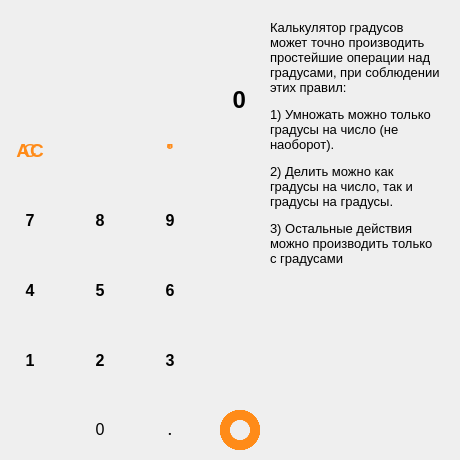
<?xml version="1.0" encoding="UTF-8"?>
<ui version="4.0">
 <class>MainWindow</class>
 <widget class="QMainWindow" name="MainWindow">
  <property name="geometry">
   <rect>
    <x>0</x>
    <y>0</y>
    <width>460</width>
    <height>460</height>
   </rect>
  </property>
  <property name="sizePolicy">
   <sizepolicy hsizetype="Preferred" vsizetype="Preferred">
    <horstretch>0</horstretch>
    <verstretch>0</verstretch>
   </sizepolicy>
  </property>
  <property name="minimumSize">
   <size>
    <width>270</width>
    <height>460</height>
   </size>
  </property>
  <property name="maximumSize">
   <size>
    <width>460</width>
    <height>460</height>
   </size>
  </property>
  <property name="font">
   <font>
    <family>Arial Black</family>
    <pointsize>10</pointsize>
    <bold>true</bold>
   </font>
  </property>
  <property name="windowTitle">
   <string>MainWindow</string>
  </property>
  <widget class="QWidget" name="centralwidget">
   <widget class="QPushButton" name="pushButton">
    <property name="geometry">
     <rect>
      <x>0</x>
      <y>400</y>
      <width>60</width>
      <height>60</height>
     </rect>
    </property>
    <property name="styleSheet">
     <string notr="true">QPushButton{
border: 0px solid gray;
}
QPushButton:pressed{
background-color:qradialgradient(spread:pad, cx:0.5, cy:0.5, radius:0.532, fx:0.5, fy:0.5, stop:0.102439 rgba(238, 238, 238, 156), stop:0.395122 rgba(0, 0, 0, 6), stop:1 rgba(255, 255, 255, 11))
}
</string>
    </property>
    <property name="text">
     <string/>
    </property>
    <property name="icon">
     <iconset resource="image1.qrc">
      <normaloff>:/new/prefix1/strelochki.png</normaloff>:/new/prefix1/strelochki.png</iconset>
    </property>
    <property name="iconSize">
     <size>
      <width>25</width>
      <height>25</height>
     </size>
    </property>
   </widget>
   <widget class="QPushButton" name="pushButton_0">
    <property name="geometry">
     <rect>
      <x>70</x>
      <y>400</y>
      <width>60</width>
      <height>58</height>
     </rect>
    </property>
    <property name="font">
     <font>
      <family>Arial</family>
      <pointsize>12</pointsize>
      <bold>false</bold>
     </font>
    </property>
    <property name="styleSheet">
     <string notr="true">QPushButton{
border: 0px solid gray;
}
QPushButton:pressed{
background-color:qradialgradient(spread:pad, cx:0.5, cy:0.5, radius:0.532, fx:0.5, fy:0.5, stop:0.102439 rgba(238, 238, 238, 156), stop:0.395122 rgba(0, 0, 0, 6), stop:1 rgba(255, 255, 255, 11))
}
</string>
    </property>
    <property name="text">
     <string>0</string>
    </property>
   </widget>
   <widget class="QPushButton" name="pushButton_dot">
    <property name="geometry">
     <rect>
      <x>140</x>
      <y>400</y>
      <width>60</width>
      <height>60</height>
     </rect>
    </property>
    <property name="font">
     <font>
      <family>Arial Black</family>
      <pointsize>10</pointsize>
      <bold>true</bold>
     </font>
    </property>
    <property name="styleSheet">
     <string notr="true">QPushButton{
border: 0px solid gray;
}
QPushButton:pressed{
background-color:qradialgradient(spread:pad, cx:0.5, cy:0.5, radius:0.532, fx:0.5, fy:0.5, stop:0.102439 rgba(238, 238, 238, 156), stop:0.395122 rgba(0, 0, 0, 6), stop:1 rgba(255, 255, 255, 11))
}
</string>
    </property>
    <property name="text">
     <string>.</string>
    </property>
   </widget>
   <widget class="QPushButton" name="pushButton_equally">
    <property name="geometry">
     <rect>
      <x>210</x>
      <y>400</y>
      <width>60</width>
      <height>60</height>
     </rect>
    </property>
    <property name="font">
     <font>
      <family>Arial</family>
      <pointsize>16</pointsize>
      <bold>true</bold>
     </font>
    </property>
    <property name="toolTipDuration">
     <number>5</number>
    </property>
    <property name="styleSheet">
     <string notr="true">QPushButton{
	border: 0 px;
	
	
	background-color: qradialgradient(spread:pad, cx:0.5, cy:0.5, radius:0.5, fx:0.5, fy:0.5, stop:0.326829 rgba(255, 255, 255, 0), stop:0.339806 rgba(255, 139, 24, 255), stop:0.668293 rgba(255, 139, 24, 255), stop:0.678049 rgba(255, 255, 255, 0));
}
QPushButton:pressed{
	
	background-color: rgba(255, 255, 255, 0);

}
</string>
    </property>
    <property name="text">
     <string/>
    </property>
    <property name="icon">
     <iconset resource="image1.qrc">
      <normaloff>:/new/prefix1/from.png</normaloff>:/new/prefix1/from.png</iconset>
    </property>
    <property name="iconSize">
     <size>
      <width>50</width>
      <height>50</height>
     </size>
    </property>
   </widget>
   <widget class="QPushButton" name="pushButton_1">
    <property name="geometry">
     <rect>
      <x>0</x>
      <y>330</y>
      <width>60</width>
      <height>60</height>
     </rect>
    </property>
    <property name="font">
     <font>
      <family>Arial</family>
      <pointsize>12</pointsize>
      <bold>true</bold>
     </font>
    </property>
    <property name="styleSheet">
     <string notr="true">QPushButton{
border: 0px solid gray;
}
QPushButton:pressed{
background-color:qradialgradient(spread:pad, cx:0.5, cy:0.5, radius:0.532, fx:0.5, fy:0.5, stop:0.102439 rgba(238, 238, 238, 156), stop:0.395122 rgba(0, 0, 0, 6), stop:1 rgba(255, 255, 255, 11))
}
</string>
    </property>
    <property name="text">
     <string>1</string>
    </property>
   </widget>
   <widget class="QPushButton" name="pushButton_2">
    <property name="geometry">
     <rect>
      <x>70</x>
      <y>330</y>
      <width>60</width>
      <height>60</height>
     </rect>
    </property>
    <property name="font">
     <font>
      <family>Arial</family>
      <pointsize>12</pointsize>
      <bold>true</bold>
     </font>
    </property>
    <property name="styleSheet">
     <string notr="true">QPushButton{
border: 0px solid gray;
}
QPushButton:pressed{
background-color:qradialgradient(spread:pad, cx:0.5, cy:0.5, radius:0.532, fx:0.5, fy:0.5, stop:0.102439 rgba(238, 238, 238, 156), stop:0.395122 rgba(0, 0, 0, 6), stop:1 rgba(255, 255, 255, 11))
}
</string>
    </property>
    <property name="text">
     <string>2</string>
    </property>
   </widget>
   <widget class="QPushButton" name="pushButton_3">
    <property name="geometry">
     <rect>
      <x>140</x>
      <y>330</y>
      <width>60</width>
      <height>60</height>
     </rect>
    </property>
    <property name="font">
     <font>
      <family>Arial</family>
      <pointsize>12</pointsize>
      <bold>true</bold>
     </font>
    </property>
    <property name="styleSheet">
     <string notr="true">QPushButton{
border: 0px solid gray;
}
QPushButton:pressed{
background-color:qradialgradient(spread:pad, cx:0.5, cy:0.5, radius:0.532, fx:0.5, fy:0.5, stop:0.102439 rgba(238, 238, 238, 156), stop:0.395122 rgba(0, 0, 0, 6), stop:1 rgba(255, 255, 255, 11))
}
</string>
    </property>
    <property name="text">
     <string>3</string>
    </property>
   </widget>
   <widget class="QPushButton" name="pushButton_plus">
    <property name="geometry">
     <rect>
      <x>210</x>
      <y>330</y>
      <width>60</width>
      <height>60</height>
     </rect>
    </property>
    <property name="font">
     <font>
      <family>Bahnschrift Light</family>
      <pointsize>20</pointsize>
      <bold>true</bold>
     </font>
    </property>
    <property name="toolTipDuration">
     <number>2</number>
    </property>
    <property name="statusTip">
     <string>+</string>
    </property>
    <property name="styleSheet">
     <string notr="true">QPushButton{
border: 0px solid gray;
}
QPushButton:pressed{
background-color:qradialgradient(spread:pad, cx:0.5, cy:0.5, radius:0.532, fx:0.5, fy:0.5, stop:0.102439 rgba(238, 238, 238, 156), stop:0.395122 rgba(0, 0, 0, 6), stop:1 rgba(255, 255, 255, 11))
}
</string>
    </property>
    <property name="text">
     <string/>
    </property>
    <property name="icon">
     <iconset resource="image1.qrc">
      <normaloff>:/new/prefix1/plus.png</normaloff>:/new/prefix1/plus.png</iconset>
    </property>
    <property name="iconSize">
     <size>
      <width>27</width>
      <height>27</height>
     </size>
    </property>
   </widget>
   <widget class="QPushButton" name="pushButton_5">
    <property name="geometry">
     <rect>
      <x>70</x>
      <y>260</y>
      <width>60</width>
      <height>60</height>
     </rect>
    </property>
    <property name="font">
     <font>
      <family>Arial</family>
      <pointsize>12</pointsize>
      <bold>true</bold>
     </font>
    </property>
    <property name="styleSheet">
     <string notr="true">QPushButton{
border: 0px solid gray;
}
QPushButton:pressed{
background-color:qradialgradient(spread:pad, cx:0.5, cy:0.5, radius:0.532, fx:0.5, fy:0.5, stop:0.102439 rgba(238, 238, 238, 156), stop:0.395122 rgba(0, 0, 0, 6), stop:1 rgba(255, 255, 255, 11))
}
</string>
    </property>
    <property name="text">
     <string>5</string>
    </property>
   </widget>
   <widget class="QPushButton" name="pushButton_minus">
    <property name="geometry">
     <rect>
      <x>210</x>
      <y>260</y>
      <width>60</width>
      <height>60</height>
     </rect>
    </property>
    <property name="font">
     <font>
      <family>Arial</family>
      <pointsize>14</pointsize>
      <bold>true</bold>
     </font>
    </property>
    <property name="toolTipDuration">
     <number>1</number>
    </property>
    <property name="statusTip">
     <string>-</string>
    </property>
    <property name="styleSheet">
     <string notr="true">QPushButton{
border: 0px solid gray;
}
QPushButton:pressed{
background-color:qradialgradient(spread:pad, cx:0.5, cy:0.5, radius:0.532, fx:0.5, fy:0.5, stop:0.102439 rgba(238, 238, 238, 156), stop:0.395122 rgba(0, 0, 0, 6), stop:1 rgba(255, 255, 255, 11))
}
</string>
    </property>
    <property name="text">
     <string/>
    </property>
    <property name="icon">
     <iconset resource="image1.qrc">
      <normaloff>:/new/prefix1/minus.png</normaloff>:/new/prefix1/minus.png</iconset>
    </property>
    <property name="iconSize">
     <size>
      <width>27</width>
      <height>27</height>
     </size>
    </property>
   </widget>
   <widget class="QPushButton" name="pushButton_8">
    <property name="geometry">
     <rect>
      <x>70</x>
      <y>190</y>
      <width>60</width>
      <height>60</height>
     </rect>
    </property>
    <property name="font">
     <font>
      <family>Arial</family>
      <pointsize>12</pointsize>
      <bold>true</bold>
     </font>
    </property>
    <property name="styleSheet">
     <string notr="true">QPushButton{
border: 0px solid gray;
}
QPushButton:pressed{
background-color:qradialgradient(spread:pad, cx:0.5, cy:0.5, radius:0.532, fx:0.5, fy:0.5, stop:0.102439 rgba(238, 238, 238, 156), stop:0.395122 rgba(0, 0, 0, 6), stop:1 rgba(255, 255, 255, 11))
}
</string>
    </property>
    <property name="text">
     <string>8</string>
    </property>
   </widget>
   <widget class="QPushButton" name="pushButton_multiply">
    <property name="geometry">
     <rect>
      <x>210</x>
      <y>190</y>
      <width>60</width>
      <height>60</height>
     </rect>
    </property>
    <property name="font">
     <font>
      <family>Arial</family>
      <pointsize>12</pointsize>
      <bold>true</bold>
     </font>
    </property>
    <property name="toolTipDuration">
     <number>3</number>
    </property>
    <property name="statusTip">
     <string>*</string>
    </property>
    <property name="styleSheet">
     <string notr="true">QPushButton{
border: 0px solid gray;
}
QPushButton:pressed{
background-color:qradialgradient(spread:pad, cx:0.5, cy:0.5, radius:0.532, fx:0.5, fy:0.5, stop:0.102439 rgba(238, 238, 238, 156), stop:0.395122 rgba(0, 0, 0, 6), stop:1 rgba(255, 255, 255, 11))
}
</string>
    </property>
    <property name="text">
     <string/>
    </property>
    <property name="icon">
     <iconset resource="image1.qrc">
      <normaloff>:/new/prefix1/krest.png</normaloff>:/new/prefix1/krest.png</iconset>
    </property>
    <property name="iconSize">
     <size>
      <width>27</width>
      <height>27</height>
     </size>
    </property>
   </widget>
   <widget class="QPushButton" name="pushButton_backspace">
    <property name="geometry">
     <rect>
      <x>70</x>
      <y>120</y>
      <width>60</width>
      <height>60</height>
     </rect>
    </property>
    <property name="font">
     <font>
      <family>Arial</family>
      <pointsize>12</pointsize>
      <bold>true</bold>
     </font>
    </property>
    <property name="styleSheet">
     <string notr="true">QPushButton{
border: 0px solid gray;
}
QPushButton:pressed{
background-color:qradialgradient(spread:pad, cx:0.5, cy:0.5, radius:0.532, fx:0.5, fy:0.5, stop:0.102439 rgba(238, 238, 238, 156), stop:0.395122 rgba(0, 0, 0, 6), stop:1 rgba(255, 255, 255, 11))
}
</string>
    </property>
    <property name="text">
     <string/>
    </property>
    <property name="icon">
     <iconset resource="image1.qrc">
      <normaloff>:/new/prefix1/backspace.png</normaloff>:/new/prefix1/backspace.png</iconset>
    </property>
    <property name="iconSize">
     <size>
      <width>54</width>
      <height>54</height>
     </size>
    </property>
   </widget>
   <widget class="QPushButton" name="pushButton_divide">
    <property name="geometry">
     <rect>
      <x>210</x>
      <y>120</y>
      <width>60</width>
      <height>60</height>
     </rect>
    </property>
    <property name="font">
     <font>
      <family>Arial</family>
      <pointsize>12</pointsize>
      <bold>true</bold>
     </font>
    </property>
    <property name="toolTipDuration">
     <number>4</number>
    </property>
    <property name="statusTip">
     <string>/</string>
    </property>
    <property name="styleSheet">
     <string notr="true">QPushButton{
border: 0px solid gray;
}
QPushButton:pressed{
background-color:qradialgradient(spread:pad, cx:0.5, cy:0.5, radius:0.532, fx:0.5, fy:0.5, stop:0.102439 rgba(238, 238, 238, 156), stop:0.395122 rgba(0, 0, 0, 6), stop:1 rgba(255, 255, 255, 11))
}
</string>
    </property>
    <property name="text">
     <string/>
    </property>
    <property name="icon">
     <iconset resource="image1.qrc">
      <normaloff>:/new/prefix1/razdel.png</normaloff>:/new/prefix1/razdel.png</iconset>
    </property>
    <property name="iconSize">
     <size>
      <width>27</width>
      <height>27</height>
     </size>
    </property>
   </widget>
   <widget class="QPushButton" name="pushButton_ac">
    <property name="geometry">
     <rect>
      <x>0</x>
      <y>120</y>
      <width>60</width>
      <height>60</height>
     </rect>
    </property>
    <property name="font">
     <font>
      <family>Arial</family>
      <pointsize>14</pointsize>
      <bold>true</bold>
     </font>
    </property>
    <property name="styleSheet">
     <string notr="true">QPushButton{
border: 0px solid gray;
	color: rgb(255, 139, 24);
}
QPushButton:pressed{
background-color:qradialgradient(spread:pad, cx:0.5, cy:0.5, radius:0.532, fx:0.5, fy:0.5, stop:0.102439 rgba(238, 238, 238, 156), stop:0.395122 rgba(0, 0, 0, 6), stop:1 rgba(255, 255, 255, 11))
}
</string>
    </property>
    <property name="text">
     <string>AC</string>
    </property>
   </widget>
   <widget class="QPushButton" name="pushButton_sign">
    <property name="geometry">
     <rect>
      <x>140</x>
      <y>120</y>
      <width>60</width>
      <height>60</height>
     </rect>
    </property>
    <property name="font">
     <font>
      <family>Arial</family>
      <pointsize>14</pointsize>
      <bold>false</bold>
     </font>
    </property>
    <property name="styleSheet">
     <string notr="true">QPushButton{
border: 0px solid gray;
	color: rgb(255, 139, 24);
}
QPushButton:pressed{
background-color:qradialgradient(spread:pad, cx:0.5, cy:0.5, radius:0.532, fx:0.5, fy:0.5, stop:0.102439 rgba(238, 238, 238, 156), stop:0.395122 rgba(0, 0, 0, 6), stop:1 rgba(255, 255, 255, 11))
}
</string>
    </property>
    <property name="text">
     <string>'</string>
    </property>
   </widget>
   <widget class="QPushButton" name="pushButton_7">
    <property name="geometry">
     <rect>
      <x>0</x>
      <y>190</y>
      <width>60</width>
      <height>60</height>
     </rect>
    </property>
    <property name="font">
     <font>
      <family>Arial</family>
      <pointsize>12</pointsize>
      <bold>true</bold>
     </font>
    </property>
    <property name="styleSheet">
     <string notr="true">QPushButton{
border: 0px solid gray;
}
QPushButton:pressed{
background-color:qradialgradient(spread:pad, cx:0.5, cy:0.5, radius:0.532, fx:0.5, fy:0.5, stop:0.102439 rgba(238, 238, 238, 156), stop:0.395122 rgba(0, 0, 0, 6), stop:1 rgba(255, 255, 255, 11))
}
</string>
    </property>
    <property name="text">
     <string>7</string>
    </property>
   </widget>
   <widget class="QPushButton" name="pushButton_9">
    <property name="geometry">
     <rect>
      <x>140</x>
      <y>190</y>
      <width>60</width>
      <height>60</height>
     </rect>
    </property>
    <property name="font">
     <font>
      <family>Arial</family>
      <pointsize>12</pointsize>
      <bold>true</bold>
     </font>
    </property>
    <property name="styleSheet">
     <string notr="true">QPushButton{
border: 0px solid gray;
}
QPushButton:pressed{
background-color:qradialgradient(spread:pad, cx:0.5, cy:0.5, radius:0.532, fx:0.5, fy:0.5, stop:0.102439 rgba(238, 238, 238, 156), stop:0.395122 rgba(0, 0, 0, 6), stop:1 rgba(255, 255, 255, 11))
}
</string>
    </property>
    <property name="text">
     <string>9</string>
    </property>
   </widget>
   <widget class="QPushButton" name="pushButton_4">
    <property name="geometry">
     <rect>
      <x>0</x>
      <y>260</y>
      <width>60</width>
      <height>60</height>
     </rect>
    </property>
    <property name="font">
     <font>
      <family>Arial</family>
      <pointsize>12</pointsize>
      <bold>true</bold>
     </font>
    </property>
    <property name="styleSheet">
     <string notr="true">QPushButton{
border: 0px solid gray;
}
QPushButton:pressed{
background-color:qradialgradient(spread:pad, cx:0.5, cy:0.5, radius:0.532, fx:0.5, fy:0.5, stop:0.102439 rgba(238, 238, 238, 156), stop:0.395122 rgba(0, 0, 0, 6), stop:1 rgba(255, 255, 255, 11))
}
</string>
    </property>
    <property name="text">
     <string>4</string>
    </property>
   </widget>
   <widget class="QPushButton" name="pushButton_6">
    <property name="geometry">
     <rect>
      <x>140</x>
      <y>260</y>
      <width>60</width>
      <height>60</height>
     </rect>
    </property>
    <property name="font">
     <font>
      <family>Arial</family>
      <pointsize>12</pointsize>
      <bold>true</bold>
     </font>
    </property>
    <property name="styleSheet">
     <string notr="true">QPushButton{
border: 0px solid gray;
}
QPushButton:pressed{
background-color:qradialgradient(spread:pad, cx:0.5, cy:0.5, radius:0.532, fx:0.5, fy:0.5, stop:0.102439 rgba(238, 238, 238, 156), stop:0.395122 rgba(0, 0, 0, 6), stop:1 rgba(255, 255, 255, 11))
}
</string>
    </property>
    <property name="text">
     <string>6</string>
    </property>
   </widget>
   <widget class="QLabel" name="label">
    <property name="geometry">
     <rect>
      <x>0</x>
      <y>80</y>
      <width>246</width>
      <height>40</height>
     </rect>
    </property>
    <property name="font">
     <font>
      <family>Arial</family>
      <pointsize>18</pointsize>
      <bold>true</bold>
     </font>
    </property>
    <property name="toolTipDuration">
     <number>-1</number>
    </property>
    <property name="layoutDirection">
     <enum>Qt::LeftToRight</enum>
    </property>
    <property name="styleSheet">
     <string notr="true">QLabel{
    qproperty-alignment: 'AlignVCenter | AlignRight';
}</string>
    </property>
    <property name="text">
     <string>0</string>
    </property>
    <property name="alignment">
     <set>Qt::AlignRight|Qt::AlignTrailing|Qt::AlignVCenter</set>
    </property>
   </widget>
   <widget class="QPushButton" name="pushButton_c">
    <property name="geometry">
     <rect>
      <x>0</x>
      <y>120</y>
      <width>60</width>
      <height>60</height>
     </rect>
    </property>
    <property name="font">
     <font>
      <family>Arial</family>
      <pointsize>14</pointsize>
      <bold>false</bold>
     </font>
    </property>
    <property name="styleSheet">
     <string notr="true">QPushButton{
border: 0px solid gray;
	color: rgb(255, 139, 24);
}
QPushButton:pressed{
background-color:qradialgradient(spread:pad, cx:0.5, cy:0.5, radius:0.532, fx:0.5, fy:0.5, stop:0.102439 rgba(238, 238, 238, 156), stop:0.395122 rgba(0, 0, 0, 6), stop:1 rgba(255, 255, 255, 11))
}
</string>
    </property>
    <property name="text">
     <string>C</string>
    </property>
   </widget>
   <widget class="QPushButton" name="pushButton_round">
    <property name="geometry">
     <rect>
      <x>140</x>
      <y>120</y>
      <width>60</width>
      <height>60</height>
     </rect>
    </property>
    <property name="font">
     <font>
      <family>Arial</family>
      <pointsize>14</pointsize>
      <bold>false</bold>
     </font>
    </property>
    <property name="cursor">
     <cursorShape>ArrowCursor</cursorShape>
    </property>
    <property name="styleSheet">
     <string notr="true">QPushButton{
border: 0px solid gray;
	color: rgb(255, 139, 24);
}
QPushButton:pressed{
background-color:qradialgradient(spread:pad, cx:0.5, cy:0.5, radius:0.532, fx:0.5, fy:0.5, stop:0.102439 rgba(238, 238, 238, 156), stop:0.395122 rgba(0, 0, 0, 6), stop:1 rgba(255, 255, 255, 11))
}
</string>
    </property>
    <property name="text">
     <string>°</string>
    </property>
   </widget>
   <widget class="QPushButton" name="pushButton_sign_2">
    <property name="geometry">
     <rect>
      <x>140</x>
      <y>120</y>
      <width>60</width>
      <height>60</height>
     </rect>
    </property>
    <property name="font">
     <font>
      <family>Arial</family>
      <pointsize>14</pointsize>
      <bold>false</bold>
     </font>
    </property>
    <property name="styleSheet">
     <string notr="true">QPushButton{
border: 0px solid gray;
	color: rgb(255, 139, 24);
}
QPushButton:pressed{
background-color:qradialgradient(spread:pad, cx:0.5, cy:0.5, radius:0.532, fx:0.5, fy:0.5, stop:0.102439 rgba(238, 238, 238, 156), stop:0.395122 rgba(0, 0, 0, 6), stop:1 rgba(255, 255, 255, 11))
}
</string>
    </property>
    <property name="text">
     <string>&quot;</string>
    </property>
   </widget>
   <widget class="QLabel" name="label_2">
    <property name="geometry">
     <rect>
      <x>0</x>
      <y>10</y>
      <width>246</width>
      <height>40</height>
     </rect>
    </property>
    <property name="font">
     <font>
      <family>Arial</family>
      <pointsize>18</pointsize>
      <bold>true</bold>
     </font>
    </property>
    <property name="toolTipDuration">
     <number>-1</number>
    </property>
    <property name="layoutDirection">
     <enum>Qt::LeftToRight</enum>
    </property>
    <property name="styleSheet">
     <string notr="true">QLabel{
    qproperty-alignment: 'AlignVCenter | AlignRight';
}</string>
    </property>
    <property name="text">
     <string/>
    </property>
    <property name="alignment">
     <set>Qt::AlignRight|Qt::AlignTrailing|Qt::AlignVCenter</set>
    </property>
   </widget>
   <widget class="QLabel" name="label_divide_1">
    <property name="geometry">
     <rect>
      <x>220</x>
      <y>50</y>
      <width>27</width>
      <height>27</height>
     </rect>
    </property>
    <property name="text">
     <string/>
    </property>
    <property name="pixmap">
     <pixmap resource="image1.qrc">:/new/prefix1/razdel.png</pixmap>
    </property>
    <property name="scaledContents">
     <bool>true</bool>
    </property>
   </widget>
   <widget class="QLabel" name="label_multiply_1">
    <property name="geometry">
     <rect>
      <x>220</x>
      <y>50</y>
      <width>27</width>
      <height>27</height>
     </rect>
    </property>
    <property name="text">
     <string/>
    </property>
    <property name="pixmap">
     <pixmap resource="image1.qrc">:/new/prefix1/krest.png</pixmap>
    </property>
    <property name="scaledContents">
     <bool>true</bool>
    </property>
   </widget>
   <widget class="QLabel" name="label_plus_1">
    <property name="geometry">
     <rect>
      <x>220</x>
      <y>50</y>
      <width>27</width>
      <height>27</height>
     </rect>
    </property>
    <property name="text">
     <string/>
    </property>
    <property name="pixmap">
     <pixmap resource="image1.qrc">:/new/prefix1/plus.png</pixmap>
    </property>
    <property name="scaledContents">
     <bool>true</bool>
    </property>
   </widget>
   <widget class="QLabel" name="label_minus_1">
    <property name="geometry">
     <rect>
      <x>220</x>
      <y>50</y>
      <width>27</width>
      <height>27</height>
     </rect>
    </property>
    <property name="text">
     <string/>
    </property>
    <property name="pixmap">
     <pixmap resource="image1.qrc">:/new/prefix1/minus.png</pixmap>
    </property>
    <property name="scaledContents">
     <bool>true</bool>
    </property>
   </widget>
   <widget class="QLabel" name="label_3">
    <property name="geometry">
     <rect>
      <x>270</x>
      <y>20</y>
      <width>171</width>
      <height>421</height>
     </rect>
    </property>
    <property name="font">
     <font>
      <family>Arial</family>
      <pointsize>10</pointsize>
      <bold>false</bold>
     </font>
    </property>
    <property name="styleSheet">
     <string notr="true">QLabel{
    qproperty-alignment: 'AlignVCenter | AlignRight';
}</string>
    </property>
    <property name="text">
     <string>&lt;html&gt;&lt;head/&gt;&lt;body&gt;&lt;p&gt;Калькулятор градусов может точно производить простейшие операции над градусами, при соблюдении этих правил:&lt;/p&gt;&lt;p&gt;1) Умножать можно только градусы на число (не наоборот).&lt;/p&gt;&lt;p&gt;2) Делить можно как градусы на число, так и градусы на градусы.&lt;/p&gt;&lt;p&gt;3) Остальные действия можно производить только с градусами&lt;/p&gt;&lt;/body&gt;&lt;/html&gt;</string>
    </property>
    <property name="alignment">
     <set>Qt::AlignLeading|Qt::AlignLeft|Qt::AlignTop</set>
    </property>
    <property name="wordWrap">
     <bool>true</bool>
    </property>
   </widget>
  </widget>
 </widget>
 <resources>
  <include location="image1.qrc"/>
 </resources>
 <connections/>
</ui>
